Frame 1 (no input): blank canvas, image omitted
Frame 60 (the mouse pressed at the canvas centre just before this capture): blank canvas, image omitted
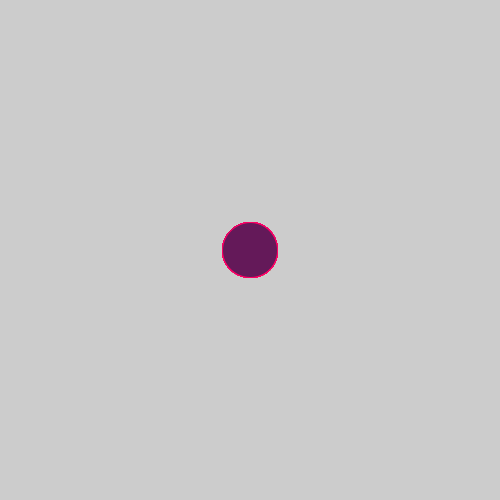
Frame 120 (the mouse held since frame 60 and released just before this capture)

The Processing sketch whose frames 1 and 60 were blank and that drew this single picture after the mouse press (run headless with seeded random() and noise(); from frame 60 on, the mouse is pressed at the canvas centre):

// Processing sketch: processing_84919
// ── processing_84919.pde

int value = 0;

void setup () {
  size ( 500, 500);
}
void draw() {
  if (value == 1){
    stroke(255, 0, 100);
    fill(100, 25, 89);
  ellipse(mouseX, mouseY, 55, 55);
  }
}
void mousePressed() {
    value = 1;
}

void mouseReleased(){
  value = 0;
}
